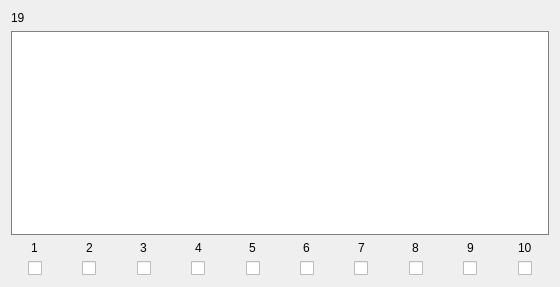
            <widget class="QWidget" name="scrollAreaWidgetContents_177">
             <property name="geometry">
              <rect>
               <x>0</x>
               <y>0</y>
               <width>560</width>
               <height>287</height>
              </rect>
             </property>
             <layout class="QVBoxLayout" name="verticalLayout_117">
              <item>
               <widget class="QLabel" name="Name_19">
                <property name="text">
                 <string>19</string>
                </property>
               </widget>
              </item>
              <item>
               <widget class="QTextEdit" name="Text_19">
                <property name="styleSheet">
                 <string notr="true">border: 1px solid gray</string>
                </property>
               </widget>
              </item>
              <item>
               <layout class="QHBoxLayout" name="horizontalLayout_23">
                <property name="bottomMargin">
                 <number>0</number>
                </property>
                <item>
                 <layout class="QVBoxLayout" name="verticalLayout_213">
                  <property name="rightMargin">
                   <number>0</number>
                  </property>
                  <property name="bottomMargin">
                   <number>0</number>
                  </property>
                  <item alignment="Qt::AlignHCenter">
                   <widget class="QLabel" name="label_192">
                    <property name="text">
                     <string>1</string>
                    </property>
                   </widget>
                  </item>
                  <item alignment="Qt::AlignHCenter">
                   <widget class="QCheckBox" name="Check_19_1">
                    <property name="text">
                     <string/>
                    </property>
                   </widget>
                  </item>
                 </layout>
                </item>
                <item>
                 <layout class="QVBoxLayout" name="verticalLayout_214">
                  <property name="rightMargin">
                   <number>0</number>
                  </property>
                  <property name="bottomMargin">
                   <number>0</number>
                  </property>
                  <item alignment="Qt::AlignHCenter">
                   <widget class="QLabel" name="label_193">
                    <property name="text">
                     <string>2</string>
                    </property>
                   </widget>
                  </item>
                  <item alignment="Qt::AlignHCenter">
                   <widget class="QCheckBox" name="Check_19_2">
                    <property name="text">
                     <string/>
                    </property>
                   </widget>
                  </item>
                 </layout>
                </item>
                <item>
                 <layout class="QVBoxLayout" name="verticalLayout_215">
                  <property name="rightMargin">
                   <number>0</number>
                  </property>
                  <property name="bottomMargin">
                   <number>0</number>
                  </property>
                  <item alignment="Qt::AlignHCenter">
                   <widget class="QLabel" name="label_194">
                    <property name="text">
                     <string>3</string>
                    </property>
                   </widget>
                  </item>
                  <item alignment="Qt::AlignHCenter">
                   <widget class="QCheckBox" name="Check_19_3">
                    <property name="text">
                     <string/>
                    </property>
                   </widget>
                  </item>
                 </layout>
                </item>
                <item>
                 <layout class="QVBoxLayout" name="verticalLayout_216">
                  <property name="rightMargin">
                   <number>0</number>
                  </property>
                  <property name="bottomMargin">
                   <number>0</number>
                  </property>
                  <item alignment="Qt::AlignHCenter">
                   <widget class="QLabel" name="label_195">
                    <property name="text">
                     <string>4</string>
                    </property>
                   </widget>
                  </item>
                  <item alignment="Qt::AlignHCenter">
                   <widget class="QCheckBox" name="Check_19_4">
                    <property name="text">
                     <string/>
                    </property>
                   </widget>
                  </item>
                 </layout>
                </item>
                <item>
                 <layout class="QVBoxLayout" name="verticalLayout_217">
                  <property name="rightMargin">
                   <number>0</number>
                  </property>
                  <property name="bottomMargin">
                   <number>0</number>
                  </property>
                  <item alignment="Qt::AlignHCenter">
                   <widget class="QLabel" name="label_196">
                    <property name="text">
                     <string>5</string>
                    </property>
                   </widget>
                  </item>
                  <item alignment="Qt::AlignHCenter">
                   <widget class="QCheckBox" name="Check_19_5">
                    <property name="text">
                     <string/>
                    </property>
                   </widget>
                  </item>
                 </layout>
                </item>
                <item>
                 <layout class="QVBoxLayout" name="verticalLayout_218">
                  <property name="rightMargin">
                   <number>0</number>
                  </property>
                  <property name="bottomMargin">
                   <number>0</number>
                  </property>
                  <item alignment="Qt::AlignHCenter">
                   <widget class="QLabel" name="label_197">
                    <property name="text">
                     <string>6</string>
                    </property>
                   </widget>
                  </item>
                  <item alignment="Qt::AlignHCenter">
                   <widget class="QCheckBox" name="Check_19_6">
                    <property name="text">
                     <string/>
                    </property>
                   </widget>
                  </item>
                 </layout>
                </item>
                <item>
                 <layout class="QVBoxLayout" name="verticalLayout_219">
                  <property name="rightMargin">
                   <number>0</number>
                  </property>
                  <property name="bottomMargin">
                   <number>0</number>
                  </property>
                  <item alignment="Qt::AlignHCenter">
                   <widget class="QLabel" name="label_198">
                    <property name="text">
                     <string>7</string>
                    </property>
                   </widget>
                  </item>
                  <item alignment="Qt::AlignHCenter">
                   <widget class="QCheckBox" name="Check_19_7">
                    <property name="text">
                     <string/>
                    </property>
                   </widget>
                  </item>
                 </layout>
                </item>
                <item>
                 <layout class="QVBoxLayout" name="verticalLayout_220">
                  <property name="rightMargin">
                   <number>0</number>
                  </property>
                  <property name="bottomMargin">
                   <number>0</number>
                  </property>
                  <item alignment="Qt::AlignHCenter">
                   <widget class="QLabel" name="label_199">
                    <property name="text">
                     <string>8</string>
                    </property>
                   </widget>
                  </item>
                  <item alignment="Qt::AlignHCenter">
                   <widget class="QCheckBox" name="Check_19_8">
                    <property name="text">
                     <string/>
                    </property>
                   </widget>
                  </item>
                 </layout>
                </item>
                <item>
                 <layout class="QVBoxLayout" name="verticalLayout_221">
                  <property name="rightMargin">
                   <number>0</number>
                  </property>
                  <property name="bottomMargin">
                   <number>0</number>
                  </property>
                  <item alignment="Qt::AlignHCenter">
                   <widget class="QLabel" name="label_200">
                    <property name="text">
                     <string>9</string>
                    </property>
                   </widget>
                  </item>
                  <item alignment="Qt::AlignHCenter">
                   <widget class="QCheckBox" name="Check_19_9">
                    <property name="text">
                     <string/>
                    </property>
                   </widget>
                  </item>
                 </layout>
                </item>
                <item>
                 <layout class="QVBoxLayout" name="verticalLayout_222">
                  <property name="rightMargin">
                   <number>0</number>
                  </property>
                  <property name="bottomMargin">
                   <number>0</number>
                  </property>
                  <item alignment="Qt::AlignHCenter">
                   <widget class="QLabel" name="label_201">
                    <property name="text">
                     <string>10</string>
                    </property>
                   </widget>
                  </item>
                  <item alignment="Qt::AlignHCenter">
                   <widget class="QCheckBox" name="Check_19_10">
                    <property name="text">
                     <string/>
                    </property>
                   </widget>
                  </item>
                 </layout>
                </item>
               </layout>
              </item>
             </layout>
            </widget>
